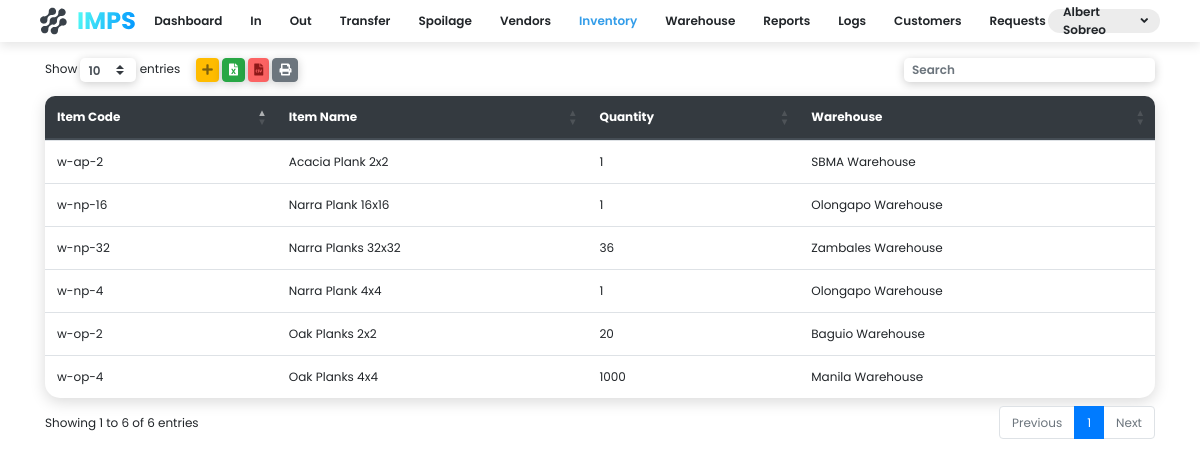
Page /inventory-page/ (signed in) on the earlier database version.
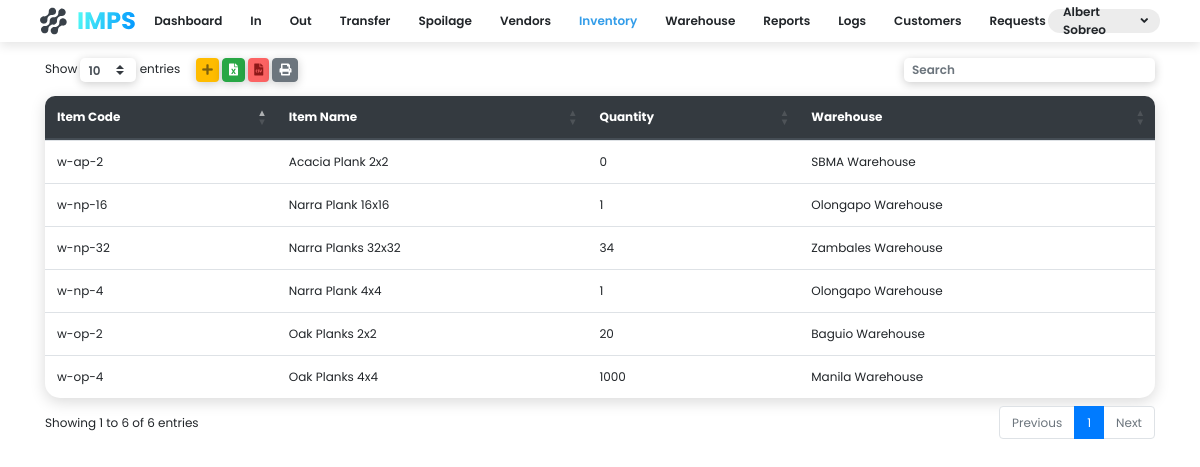
Same page on the later database version.
### app/models.py (models this page shows, shortened)
class Product(models.Model):
    code = models.CharField(max_length=255)
    name = models.CharField(max_length=255)
    description = models.TextField(null=True, blank=True)
    quantity = models.IntegerField()
    turnover = models.DecimalField(max_digits=3, decimal_places=2, null=True, blank=True)
    warehouse = models.ForeignKey(Warehouse, on_delete=models.CASCADE, null=True, blank=True)

class Warehouse(models.Model):
    name = models.CharField(max_length=255)
    address = models.CharField(max_length=255, null=True, blank=True)

### app/views/inventorylist.py (the view)
# urls.py: path('inventory-page/', views.inventory_page),
def inventory_page(request):
    if request.session.is_empty():
        return redirect('/login/')
    context = {
        'items': Product.objects.all(),
        'me': User.objects.select_related().get(login__username=request.session.get('username')),
        'warehouses': Warehouse.objects.all()
    }
    return render(request, 'inventory.html', context)

### templates/inventory.html (shortened to what this page needs)
<!DOCTYPE html>
<html lang="en">
<head>
    <link rel="stylesheet" href="https://cdn.jsdelivr.net/npm/bootstrap@4.5.3/dist/css/bootstrap.min.css">
    <link rel="stylesheet" href="https://cdnjs.cloudflare.com/ajax/libs/twitter-bootstrap/4.5.2/css/bootstrap.css">
    <link rel="stylesheet" href="https://cdn.datatables.net/buttons/1.6.5/css/buttons.dataTables.min.css">
    <link rel="stylesheet" href="https://cdn.datatables.net/1.10.22/css/dataTables.bootstrap4.min.css">
    <link rel="stylesheet" href="/static/css/style.css">
    <link rel="stylesheet" href="https://use.fontawesome.com/releases/v5.15.1/css/all.css">
</head>
<body class="font-size-12">
  <div class="c-nav d-flex font-w-600 mb-3">
    <div class="c-nav-item justify-content-start">
      <img src="/static/media/Group 117.svg" class="logo">
    </div>
    <div class="justify-content-center c-nav-links">
        <div onclick="location.href='#'">Dashboard</div>
        <div onclick="location.href='/in'">In</div>
        <div onclick="location.href='/out'">Out</div>
        <div onclick="location.href='/transfer'">Transfer</div>
        <div onclick="location.href='/spoilage'">Spoilage</div>
        <div onclick="location.href='#'">Vendors</div>
        <div onclick="location.href='/inventory-page'" class="active">Inventory</div>
        <div onclick="location.href='/'">Warehouse</div>
        <div onclick="location.href='#'">Reports</div>
        <div onclick="location.href='/logs/in'">Logs</div>
        <div onclick="location.href='#'">Customers</div>
        <div onclick="location.href='#'">Requests</div>
    </div>
    <div class="c-nav-item justify-content-end dropdown">
      <div class="nav-name" data-toggle="dropdown">
        <span>{{me.first_name}} {{me.last_name}}</span> <i class="fas fa-angle-down ml-1"></i>
      </div>
    </div>
  </div>
  <div class="container">
    <table id="table" class="table box-shadow-medium b-tl-radius-10 b-tr-radius-10">
        <thead class="thead-dark">
        <tr class="">
            <th class="b-tl-radius-10" style="border-top: 0px;">Item Code</th>
            <th style="border-top: 0px;">Item Name</th>
            <th style="border-top: 0px;">Quantity</th>
            <th class="b-tr-radius-10" style="border-top: 0px;">Warehouse</th>
        </tr>
        </thead>
        <tbody>
        {% for item in items%}
        <tr>
            <td>{{item.code}}</td>
            <td>{{item.name}}</td>
            <td>{{item.quantity}}</td>
            <td>{{item.warehouse.name}}</td>
        </tr>
        {% endfor %}
        </tbody>
    </table>
</body>
{% load sweetify %}
</html>

Differences in the rows shown:
changed Product "w-ap-2": quantity "1" → "0"
changed Product "w-np-32": quantity "36" → "34"
